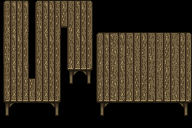

This is a level from a 2D game, rendered from its Tiled map with the project's own tilesets. A one-line summary and the complete map file follow:
An orthogonal 6x4 tile map with 32x32 px tiles, 1 tile layer (Tile Layer 1).

<map version="1.0" tiledversion="1.1.2" orientation="orthogonal" renderorder="right-down" width="6" height="4" tilewidth="32" tileheight="32" infinite="0" nextobjectid="1">
 <tileset firstgid="1" name="vendors_table" tilewidth="32" tileheight="32" tilecount="21" columns="7">
  <image source="../PNG/32x32/vendors_table.png" width="224" height="96" />
 </tileset>
 <layer name="Tile Layer 1" width="6" height="4">
  <data encoding="csv">
4,6,7,0,0,0,
5,13,14,1,2,3,
11,12,21,8,9,10,
18,19,0,15,16,17
</data>
 </layer>
</map>